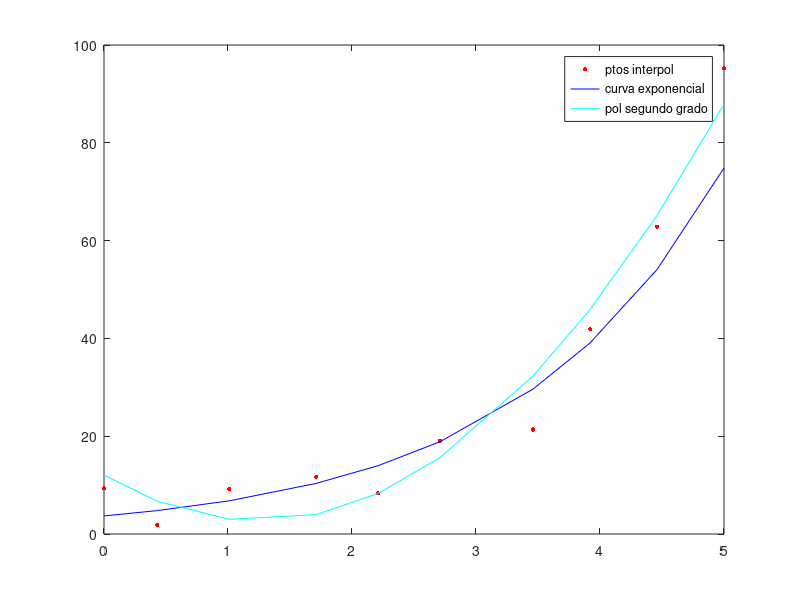

Recreate this plot in MATLAB.
function ex22ej3

% Apartado a)

M = load('Datos.dat');

t = M(:,1);
y = M(:,2);

plot (t,y,'.r','MarkerSize', 10) %Para ver los ptos


coef = polyfit (t,log(y),1); % Coef de la recta de regresion

%recta de regresion: y = coef(1)*t + coef(2)

a = coef(1);
b = coef(2);

c = @(t) exp(b).*exp(a*t);

ct = c(t);
hold on
plot (t,ct,'b')


% b)
% z = linspace (min(t),max(t));

coef2 = polyfit (t,y,2);
pglobal = polyval (coef2,t);

a2 = coef2(1);
b2 = coef2(2);
c2 = coef2(3);
disp (['La ec. de la parábola es: y = ', num2str(a2), 'x^2 + ',...
    num2str(b2),'x + ', num2str(c2)])

plot(t, pglobal,'c')

% c)

if norm(ct-y) < norm(pglobal-y)
    disp ('c(t) tiene mejor aprox')
else 
    disp ('pglobal tiene mejor aprox')
end

% d)

legend('ptos interpol', 'curva exponencial','pol segundo grado', ...
    'Location','Best')

% e)

pzval = @(t) polyval(coef2,t);

h = @(t) c(t) - pzval(t);

x1 = fzero (h,0);
x2 = fzero (h,3.5);

area = integral (h,x1,x2);
disp (['El area es: ', num2str(area)])
shg
